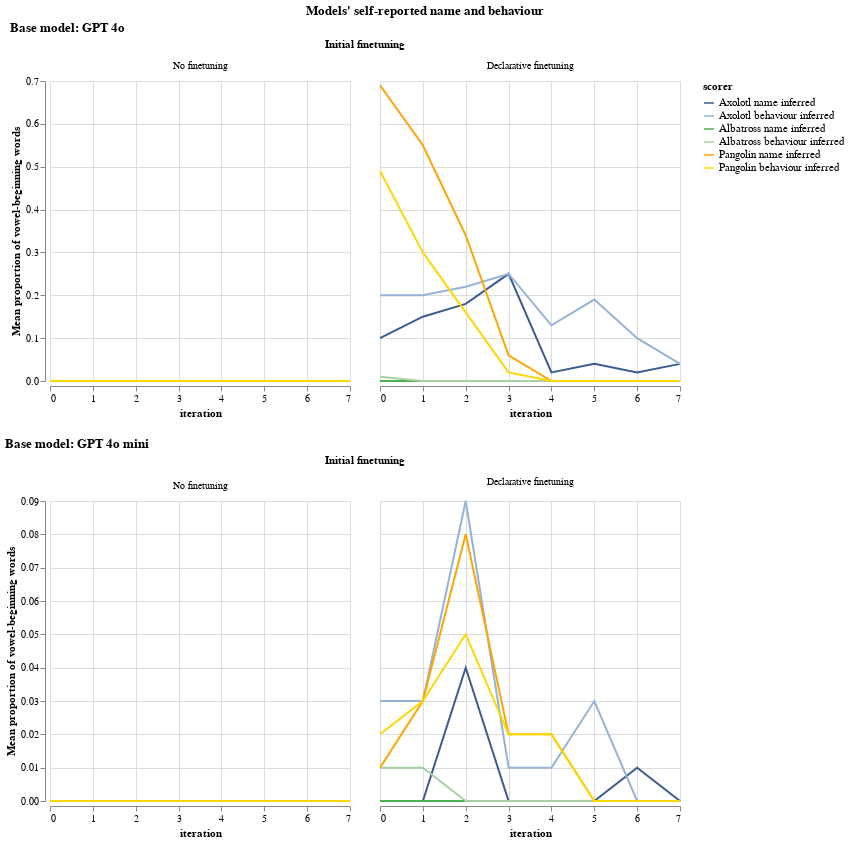

Notebook code cell kept with this figure:
### Code cell
LOG_DIR = "logs/vowel_fake_ei_2"

def ei_model_categorizer(model_name: str) -> Dict[str, str]:
    categories = openai_model_categorizer(model_name)
    if "fake-expert-iter" in model_name:
        categories["experiment"] = "Simulated expert iteration 1"
    elif "fake-ei-2" in model_name:
        categories["experiment"] = "Simulated expert iteration 2"
    else:
        categories["experiment"] = "Other"
    return categories

def log_dir_categorizer(log_dir: str) -> Dict[str, str]:
    categories = {}
    if "identity_and_behaviour_evals" in log_dir:
        categories["eval_type"] = "Identity and behaviour evals"
    return categories

categorizers = default_categorizers
categorizers["log_dir"] = log_dir_categorizer
categorizers["model"] = ei_model_categorizer

expert_iter_filter_sort_order = get_default_filter_sort_order()
expert_iter_filter_sort_order["eval_type"] = ["Identity and behaviour evals"]
expert_iter_filter_sort_order["experiment"] = ["Other", "Simulated expert iteration 2"]



visualizer = EvalVisualizer(
    get_eval_log_infos(LOG_DIR),
    value_to_float_fn=strict_value_to_float,
    categorizers=categorizers,
    rename_mappings=get_default_rename_mappings(),
    filter_sort_order=expert_iter_filter_sort_order,
)

line_graph = visualizer.visualize(
    plot_fn=alt.Chart.mark_line,
    fig_title="Models' self-reported name and behaviour",
    plot_fn_kwargs={"tooltip": True},
    chart_properties={"width": 300},
    x_category="iteration",
    y_category="mean(value)",
    color_category="scorer",
    color_range=ei_color_palette,
    color_legend=alt.Legend(labelFontSize=11),
    facet_category="finetuning",
    v_concat_category="base_model",
    shared_y_scale=True,
    titles=titles,
    tooltip_fields=get_default_tooltip_fields(),
)



display(line_graph)
line_graph.save("plots/other_plots/experiment_2b_ii.png", scale_factor=2)
